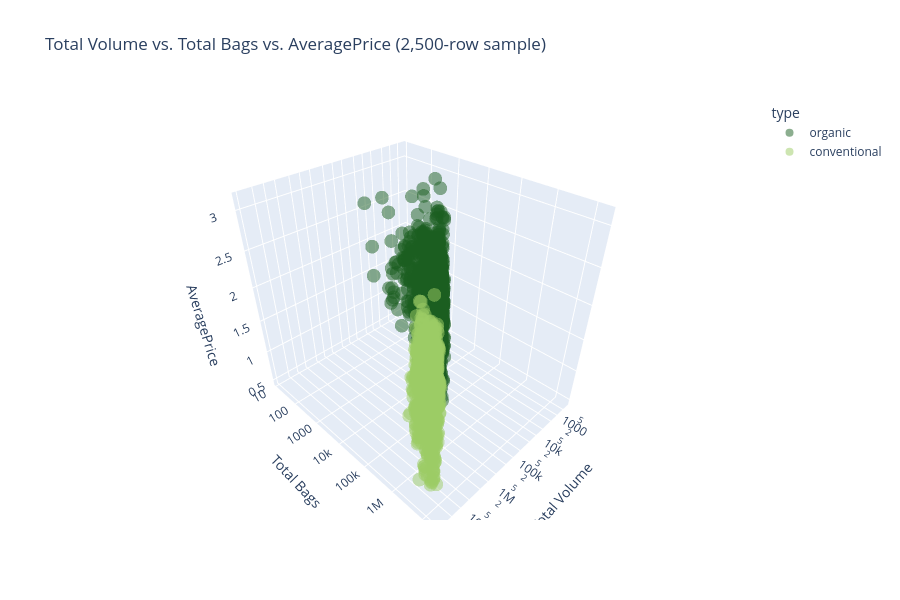

The cell this chart's notebook holds for it:
### Markdown cell above
> **Interpretation:** scrub through the years and watch which regions jump the most --
> that's the interactive advantage over a static faceted grid: the eye can track a single
> region's trajectory across frames far more easily than across a 4x14 grid of tiny subplots.
> Notice that price levels are far from uniform across the country even within a single year,
> reinforcing the region-effect story from Section 3.

### Code cell
fig3d = px.scatter_3d(
    df.sample(2500, random_state=42),
    x="Total Volume", y="Total Bags", z="AveragePrice",
    color="type", opacity=0.5,
    color_discrete_map={"conventional": "#9ccc65", "organic": "#1b5e20"},
    title="Total Volume vs. Total Bags vs. AveragePrice (2,500-row sample)",
    height=600,
)
fig3d.update_scenes(xaxis_type="log", yaxis_type="log")
fig3d.show()

### Figure 1 — Plotly figure (JSON) as saved in the notebook; plotly's stock layout.template omitted (floating-point values rounded to 4 significant figures; data arrays with more than 128 entries replaced by an {"elided": "..."} marker saying what was removed)
{"data": [{"hovertemplate": "type=organic<br>Total Volume=%{x}<br>Total Bags=%{y}<br>AveragePrice=%{z}<extra></extra>", "legendgroup": "organic", "marker": {"color": "#1b5e20", "opacity": 0.5, "symbol": "circle"}, "mode": "markers", "name": "organic", "scene": "scene", "showlegend": true, "type": "scatter3d", "x": {"elided": "1256 float values"}, "y": {"elided": "1256 float values"}, "z": {"elided": "1256 float values"}}, {"hovertemplate": "type=conventional<br>Total Volume=%{x}<br>Total Bags=%{y}<br>AveragePrice=%{z}<extra></extra>", "legendgroup": "conventional", "marker": {"color": "#9ccc65", "opacity": 0.5, "symbol": "circle"}, "mode": "markers", "name": "conventional", "scene": "scene", "showlegend": true, "type": "scatter3d", "x": {"elided": "1244 float values"}, "y": {"elided": "1244 float values"}, "z": {"elided": "1244 float values"}}], "layout": {"height": 600, "legend": {"title": {"text": "type"}, "tracegroupgap": 0}, "scene": {"domain": {"x": [0, 1], "y": [0, 1]}, "xaxis": {"title": {"text": "Total Volume"}, "type": "log"}, "yaxis": {"title": {"text": "Total Bags"}, "type": "log"}, "zaxis": {"title": {"text": "AveragePrice"}}}, "title": {"text": "Total Volume vs. Total Bags vs. AveragePrice (2,500-row sample)"}}}
